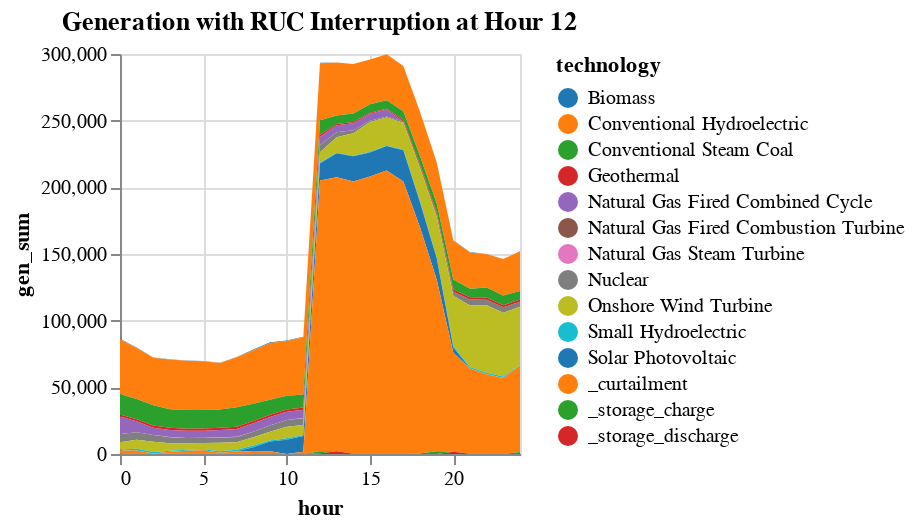

The notebook cell saved with this chart:
### Code cell
# Combine original and RUC solutions with interruption at recommit_time
combined_gen = DataFrame()

# Original solution up to recommit_time (exclusive)
original_cutoff = solution.gen[solution.gen.hour .< (initial_time + recommit_time), :]
original_cutoff = innerjoin(original_cutoff, gen_df[!, [:r_id, :technology]], on = :r_id)
original_cutoff = combine(groupby(original_cutoff, [:technology, :hour]), :gen => sum)

# RUC solution from recommit_time onwards (inclusive)
ruc_gen = innerjoin(ruc_solution.gen, gen_df[!, [:r_id, :technology]], on = :r_id)
ruc_gen = combine(groupby(ruc_gen, [:technology, :hour]), :gen => sum)

# Combine both parts
append!(combined_gen, original_cutoff)
append!(combined_gen, ruc_gen)

# Add curtailment from both solutions
original_curtail = solution.curtail[solution.curtail.hour .< (initial_time + recommit_time), :]
original_curtail = combine(groupby(original_curtail, [:hour]), :curt => sum)
original_curtail[!, :technology] .= "_curtailment"
rename!(original_curtail, :curt_sum => :gen_sum)

ruc_curtail = combine(groupby(ruc_solution.curtail, [:hour]), :curt => sum)
ruc_curtail[!, :technology] .= "_curtailment"
rename!(ruc_curtail, :curt_sum => :gen_sum)

append!(combined_gen, original_curtail[:,[:technology, :hour, :gen_sum]])
append!(combined_gen, ruc_curtail[:,[:technology, :hour, :gen_sum]])

# Add storage for both solutions
for (sol, time_filter) in [(solution, x -> x < (initial_time + recommit_time)), 
                          (ruc_solution, x -> true)]
    for (storagetype, storagelabel, df) in [
        ("discharge", "_storage_discharge", sol.discharge_df),
        ("charge", "_storage_charge", sol.charge_df)
        ]
        storage_data = df[time_filter.(df.hour), :]
        storage_plot = combine(groupby(storage_data, :hour), :value => sum)
        storage_plot[!, :technology] .= storagelabel
        rename!(storage_plot, :value_sum => :gen_sum)
        append!(combined_gen, storage_plot[:, [:technology, :hour, :gen_sum]])
    end
end

# Rescale hours
combined_gen.hour = combined_gen.hour .- initial_time

combined_gen |>
@vlplot(:area, 
    x=:hour, y={:gen_sum, stack=:zero}, 
    color={"technology:n", scale={scheme="category10"}},
    title="Generation with RUC Interruption at Hour $(recommit_time)")

### Figure 1 — Vega specification as saved in the notebook (floating-point values rounded to 4 significant figures; data arrays with more than 128 entries replaced by an {"elided": "..."} marker saying what was removed)
{"$schema": "https://vega.github.io/schema/vega/v5.json", "axes": [{"aria": false, "domain": false, "grid": true, "gridScale": "y", "labels": false, "maxExtent": 0, "minExtent": 0, "orient": "bottom", "scale": "x", "tickCount": {"signal": "ceil(width/40)"}, "ticks": false, "zindex": 0}, {"aria": false, "domain": false, "grid": true, "gridScale": "x", "labels": false, "maxExtent": 0, "minExtent": 0, "orient": "left", "scale": "y", "tickCount": {"signal": "ceil(height/40)"}, "ticks": false, "zindex": 0}, {"grid": false, "labelFlush": true, "labelOverlap": true, "orient": "bottom", "scale": "x", "tickCount": {"signal": "ceil(width/40)"}, "title": "hour", "zindex": 0}, {"grid": false, "labelOverlap": true, "orient": "left", "scale": "y", "tickCount": {"signal": "ceil(height/40)"}, "title": "gen_sum", "zindex": 0}], "background": "white", "data": [{"name": "source_0", "values": {"elided": "350 records"}}, {"name": "data_0", "source": "source_0", "transform": [{"as": "hour", "expr": "toNumber(datum[\"hour\"])", "type": "formula"}, {"field": "gen_sum", "groupby": ["technology"], "key": "hour", "method": "value", "type": "impute", "value": 0}, {"as": ["gen_sum_start", "gen_sum_end"], "field": "gen_sum", "groupby": ["hour"], "offset": "zero", "sort": {"field": ["technology"], "order": ["descending"]}, "type": "stack"}]}], "height": 200, "legends": [{"fill": "color", "symbolType": "circle", "title": "technology"}], "marks": [{"encode": {"update": {"height": {"field": {"group": "height"}}, "width": {"field": {"group": "width"}}}}, "from": {"facet": {"data": "data_0", "groupby": ["technology"], "name": "faceted_path_main"}}, "marks": [{"encode": {"update": {"defined": {"signal": "isValid(datum[\"hour\"]) && isFinite(+datum[\"hour\"]) && isValid(datum[\"gen_sum\"]) && isFinite(+datum[\"gen_sum\"])"}, "description": {"signal": "\"hour: \" + (format(datum[\"hour\"], \"\")) + \"; gen_sum: \" + (format(datum[\"gen_sum\"], \"\")) + \"; technology: \" + (isValid(datum[\"technology\"]) ? datum[\"technology\"] : \"\"+datum[\"technology\"])"}, "fill": {"field": "technology", "scale": "color"}, "orient": {"value": "vertical"}, "x": {"field": "hour", "scale": "x"}, "y": {"field": "gen_sum_end", "scale": "y"}, "y2": {"field": "gen_sum_start", "scale": "y"}}}, "from": {"data": "faceted_path_main"}, "name": "marks", "sort": {"field": "datum[\"hour\"]"}, "style": ["area"], "type": "area"}], "name": "pathgroup", "type": "group"}], "padding": 5, "scales": [{"domain": {"data": "data_0", "field": "hour"}, "name": "x", "nice": true, "range": [0, {"signal": "width"}], "type": "linear", "zero": false}, {"domain": {"data": "data_0", "fields": ["gen_sum_start", "gen_sum_end"]}, "name": "y", "nice": true, "range": [{"signal": "height"}, 0], "type": "linear", "zero": true}, {"domain": {"data": "data_0", "field": "technology", "sort": true}, "name": "color", "range": {"scheme": "category10"}, "type": "ordinal"}], "style": "cell", "title": {"frame": "group", "text": "Generation with RUC Interruption at Hour 12"}, "width": 200}
